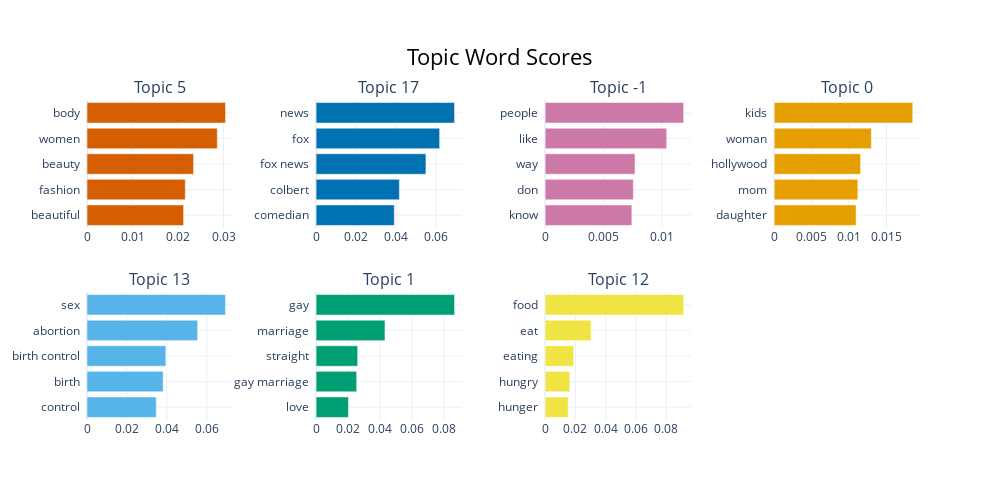

Notebook code for this chart:
### Markdown cell above
### visualizing the topics for top 20 ridge and top 20 causal ridge

### Code cell
topic_model.visualize_barchart(topics = topics_ridge)

### Figure 1 — Plotly figure (JSON) as saved in the notebook; plotly's stock layout.template omitted (floating-point values rounded to 4 significant figures)
{"data": [{"marker": {"color": "#D55E00"}, "orientation": "h", "type": "bar", "x": [0.02122, 0.0216, 0.02342, 0.02863, 0.03043], "xaxis": "x", "y": ["beautiful  ", "fashion  ", "beauty  ", "women  ", "body  "], "yaxis": "y"}, {"marker": {"color": "#0072B2"}, "orientation": "h", "type": "bar", "x": [0.03907, 0.04163, 0.0549, 0.06176, 0.06921], "xaxis": "x2", "y": ["comedian  ", "colbert  ", "fox news  ", "fox  ", "news  "], "yaxis": "y2"}, {"marker": {"color": "#CC79A7"}, "orientation": "h", "type": "bar", "x": [0.007432, 0.007556, 0.007699, 0.01041, 0.01187], "xaxis": "x3", "y": ["know  ", "don  ", "way  ", "like  ", "people  "], "yaxis": "y3"}, {"marker": {"color": "#E69F00"}, "orientation": "h", "type": "bar", "x": [0.01094, 0.01117, 0.01154, 0.01297, 0.0185], "xaxis": "x4", "y": ["daughter  ", "mom  ", "hollywood  ", "woman  ", "kids  "], "yaxis": "y4"}, {"marker": {"color": "#56B4E9"}, "orientation": "h", "type": "bar", "x": [0.03468, 0.03813, 0.03948, 0.05541, 0.06933], "xaxis": "x5", "y": ["control  ", "birth  ", "birth control  ", "abortion  ", "sex  "], "yaxis": "y5"}, {"marker": {"color": "#009E73"}, "orientation": "h", "type": "bar", "x": [0.02027, 0.02543, 0.02604, 0.04314, 0.08672], "xaxis": "x6", "y": ["love  ", "gay marriage  ", "straight  ", "marriage  ", "gay  "], "yaxis": "y6"}, {"marker": {"color": "#F0E442"}, "orientation": "h", "type": "bar", "x": [0.01519, 0.0163, 0.01882, 0.03036, 0.09141], "xaxis": "x7", "y": ["hunger  ", "hungry  ", "eating  ", "eat  ", "food  "], "yaxis": "y7"}], "layout": {"annotations": [{"font": {"size": 16}, "showarrow": false, "text": "Topic 5", "x": 0.0875, "xanchor": "center", "xref": "paper", "y": 1, "yanchor": "bottom", "yref": "paper"}, {"font": {"size": 16}, "showarrow": false, "text": "Topic 17", "x": 0.3625, "xanchor": "center", "xref": "paper", "y": 1, "yanchor": "bottom", "yref": "paper"}, {"font": {"size": 16}, "showarrow": false, "text": "Topic -1", "x": 0.6375, "xanchor": "center", "xref": "paper", "y": 1, "yanchor": "bottom", "yref": "paper"}, {"font": {"size": 16}, "showarrow": false, "text": "Topic 0", "x": 0.9125, "xanchor": "center", "xref": "paper", "y": 1, "yanchor": "bottom", "yref": "paper"}, {"font": {"size": 16}, "showarrow": false, "text": "Topic 13", "x": 0.0875, "xanchor": "center", "xref": "paper", "y": 0.4, "yanchor": "bottom", "yref": "paper"}, {"font": {"size": 16}, "showarrow": false, "text": "Topic 1", "x": 0.3625, "xanchor": "center", "xref": "paper", "y": 0.4, "yanchor": "bottom", "yref": "paper"}, {"font": {"size": 16}, "showarrow": false, "text": "Topic 12", "x": 0.6375, "xanchor": "center", "xref": "paper", "y": 0.4, "yanchor": "bottom", "yref": "paper"}], "height": 500, "hoverlabel": {"bgcolor": "white", "font": {"family": "Rockwell", "size": 16}}, "showlegend": false, "title": {"font": {"color": "Black", "size": 22}, "text": "Topic Word Scores", "x": 0.5, "xanchor": "center", "yanchor": "top"}, "width": 1000, "xaxis": {"anchor": "y", "domain": [0, 0.175], "showgrid": true}, "xaxis2": {"anchor": "y2", "domain": [0.275, 0.45], "showgrid": true}, "xaxis3": {"anchor": "y3", "domain": [0.55, 0.725], "showgrid": true}, "xaxis4": {"anchor": "y4", "domain": [0.825, 1], "showgrid": true}, "xaxis5": {"anchor": "y5", "domain": [0, 0.175], "showgrid": true}, "xaxis6": {"anchor": "y6", "domain": [0.275, 0.45], "showgrid": true}, "xaxis7": {"anchor": "y7", "domain": [0.55, 0.725], "showgrid": true}, "xaxis8": {"anchor": "y8", "domain": [0.825, 1], "showgrid": true}, "yaxis": {"anchor": "x", "domain": [0.6, 1], "showgrid": true}, "yaxis2": {"anchor": "x2", "domain": [0.6, 1], "showgrid": true}, "yaxis3": {"anchor": "x3", "domain": [0.6, 1], "showgrid": true}, "yaxis4": {"anchor": "x4", "domain": [0.6, 1], "showgrid": true}, "yaxis5": {"anchor": "x5", "domain": [0, 0.4], "showgrid": true}, "yaxis6": {"anchor": "x6", "domain": [0, 0.4], "showgrid": true}, "yaxis7": {"anchor": "x7", "domain": [0, 0.4], "showgrid": true}, "yaxis8": {"anchor": "x8", "domain": [0, 0.4], "showgrid": true}}}
